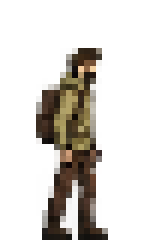
#> input picture dist/assets/platform-hero0.png, 24 x 40 px, found by its file name (shown 6 times larger)
$ python build-platform-100.py ../dist/assets/platform-hero0.png
#> lines starting #> are read from the running program, lines starting #| are printed output that depends on the picture
"""Bring the platformer pictures to the size they are shown at, so platform.js draws every one of them at 100%.
Run after build-platform-wanderer.py / build-platform-walk.py (they draw the hero 24x40) or after a new room background.

Usage: py tools/build-platform-100.py <assets dir>
platform-hero0..7.png   the figure's box (alpha > 128) scaled to 24 px tall, the box is the whole picture
platform-walk0..7.png   the whole 24x40 frame at the standing frame's scale (24 / its box height); platform.js anchors
                        it 7 px left of the feet (the standing frame's centre at that scale)
platform-bg1..4.png     320x208 room pictures scaled to 410x267: the 304 px view over a 608 px room with parallax .35
Scaling is nearest-neighbour, as the canvas drew them before. Pictures already at their 100% size are left as they are.
"""
import os, sys
import numpy as np
from PIL import Image

H = 24
assets = sys.argv[1]
path = lambda n: os.path.join(assets, n + '.png')

def box(im):
    a = np.array(im.convert('RGBA'))[..., 3]
    ys, xs = np.where(a > 128)
    return xs.min(), ys.min(), xs.max() - xs.min() + 1, ys.max() - ys.min() + 1

stand = Image.open(path('platform-hero0'))
#> stand is the input picture: PIL image 24x40 RGBA; mean R, G, B, A 20.1, 15.4, 9.2, 56.6
if stand.height != H:
    s = H / box(stand)[3]
#> in box, `a = np.array(im.convert('RGBA'))[..., 3]`:
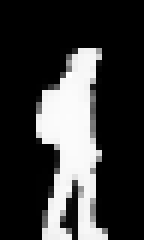
#> a: shape (40, 24) (shown 6 times larger); min 0, max 255, mean 56.6
#> in box, `ys, xs = np.where(a > 128)`: ys = 216 values from 8 to 39; xs = 216 values, max 17 at index 215, min 6 at index 66, mean 11.62
#> s = 0.75
    for i in range(8):
#> (the run stopped early here; a loop or call above may not have finished)
